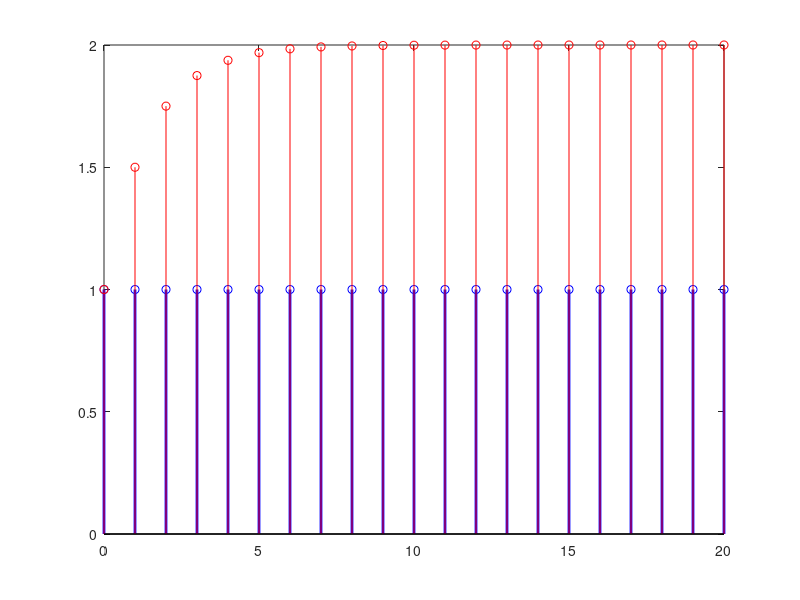

Write MATLAB code to recreate this figure. (Note: this script raises an error after producing the figure.)
n=0:20;
x=ones(1, length(n));
y=filter(1, [1 -0.5],x);
stem(n, x,"b" ,"LineWidth",2,"DisplayName", "Orginal");
hold on;
stem(n, y,"r" ,LineWidth=2, DisplayName="Filtered");
title("IIR filter");
xlabel("n samples");
ylabel("Amplitude");
legend();
